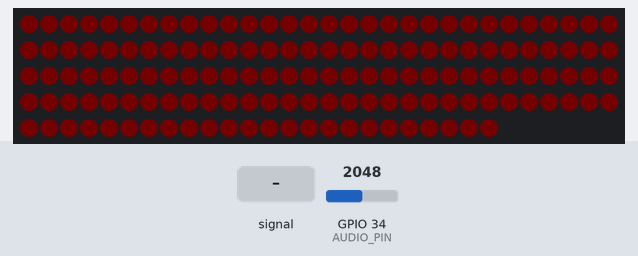
A sketch run on a simulated ESP32. Shown: 144 RGB LEDs in strip order, left to right, continuing on the next row. The test bench sets the inputs (shaded band); at power-on: GPIO 34 (AUDIO_PIN) = 2048 (analog values on the 0–4095 scale). Dim RGB values are drawn brighter than linear; what the sketch prints to the serial monitor is not drawn.

Above: at 1.7 s.
1.8 s: GPIO 34 (AUDIO_PIN) fed a 200 Hz sine of ±1023 counts around its level
At 4.0 s:
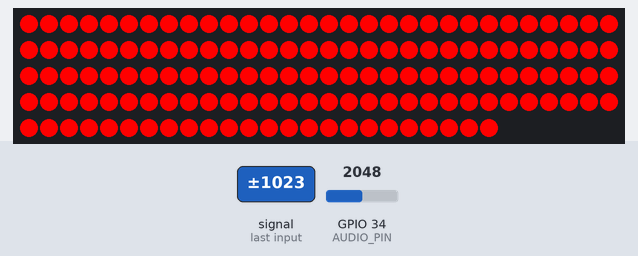
4.3 s: GPIO 34 (AUDIO_PIN) set to 2866
5.9 s: GPIO 34 (AUDIO_PIN) fed a 2 Hz sine of ±1228 counts around its level
7.8 s: GPIO 34 (AUDIO_PIN) set to 2047
9.4 s: GPIO 34 (AUDIO_PIN) set to 1228
Timing chart, 0 to 11.9 s (numbered marks = the images above; inputs shaded):
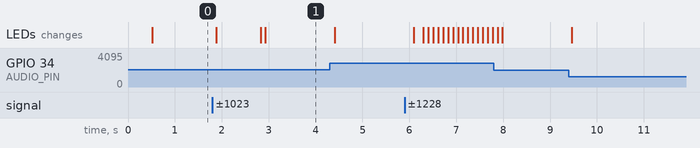

The sketch:

Audio_Synth.ino
```cpp
#include <WS2812FX.h>

#define LED_PIN          4
#define LED_COUNT      144

#define AUDIO_PIN       34      // ADC1 pin (safe even if you later use Wi-Fi)
#define MIN_BRIGHTNESS   1
#define MAX_BRIGHTNESS 255
#define THRESHOLD        5

WS2812FX ws2812fx = WS2812FX(LED_COUNT, LED_PIN, NEO_GRB + NEO_KHZ800);

uint16_t quietLevel = 0;
uint16_t maxSample = 0;
uint16_t maxSampleEver = 0;
unsigned long timer = 0;

void setup() {
  Serial.begin(115200);

  // ESP32 ADC setup for 0..3.3V
  analogReadResolution(12);                          // 0..4095
  analogSetPinAttenuation(AUDIO_PIN, ADC_11db);      // best for ~0..3.3V range

  // establish baseline (quiet level)
  for (int i = 0; i < 20; i++) {
    quietLevel += analogRead(AUDIO_PIN);
    delay(25);
  }
  quietLevel /= 20;
  Serial.print("\nquietLevel is "); Serial.println(quietLevel);

  ws2812fx.init();
  ws2812fx.setBrightness(64);
  ws2812fx.setSegment(0, 0, LED_COUNT - 1, FX_MODE_STATIC, RED, 8000, NO_OPTIONS);
  ws2812fx.start();
}

void loop() {
  int raw = analogRead(AUDIO_PIN);
  uint16_t audioSample = abs(raw - (int)quietLevel);
  if (audioSample > maxSample) maxSample = audioSample;

  if (millis() > timer) {
    if (maxSample > THRESHOLD) {
      if (maxSample > maxSampleEver) maxSampleEver = maxSample;

      uint8_t newBrightness = map(maxSample, THRESHOLD, maxSampleEver,
                                  MIN_BRIGHTNESS, MAX_BRIGHTNESS);
      ws2812fx.setBrightness(newBrightness);
    } else {
      ws2812fx.setBrightness(MIN_BRIGHTNESS);
    }

    maxSample = 0;
    timer = millis() + 100;
  }

  ws2812fx.service();
}
```

Measured:
- after the input at 1.8 s, the LEDs: change after 0.08 s (image 1)
